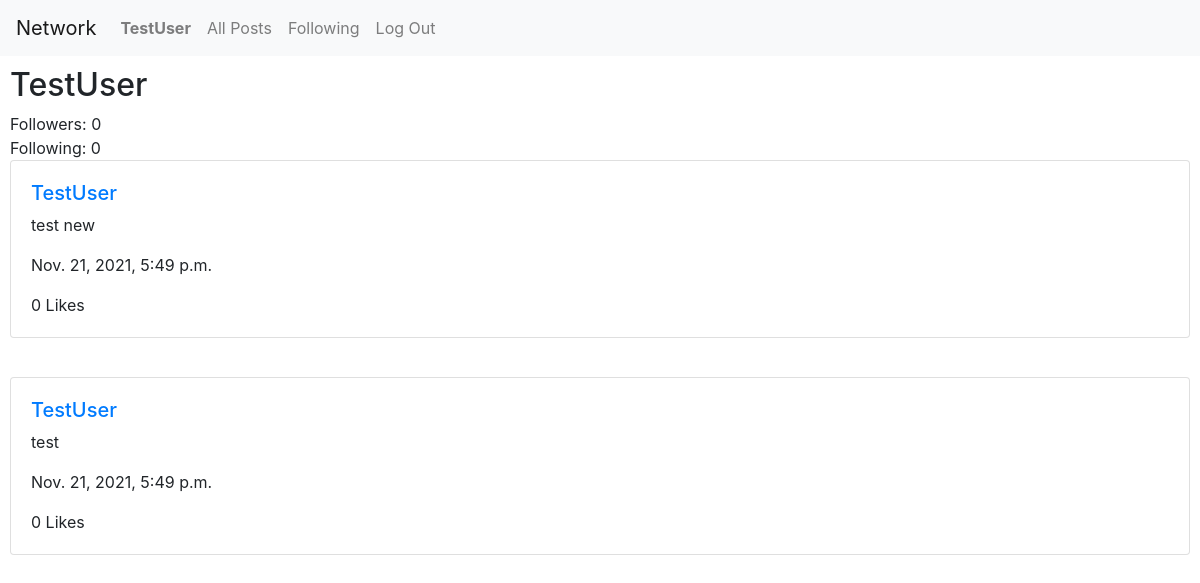
Page /profile/TestUser (signed in) on the earlier database version.
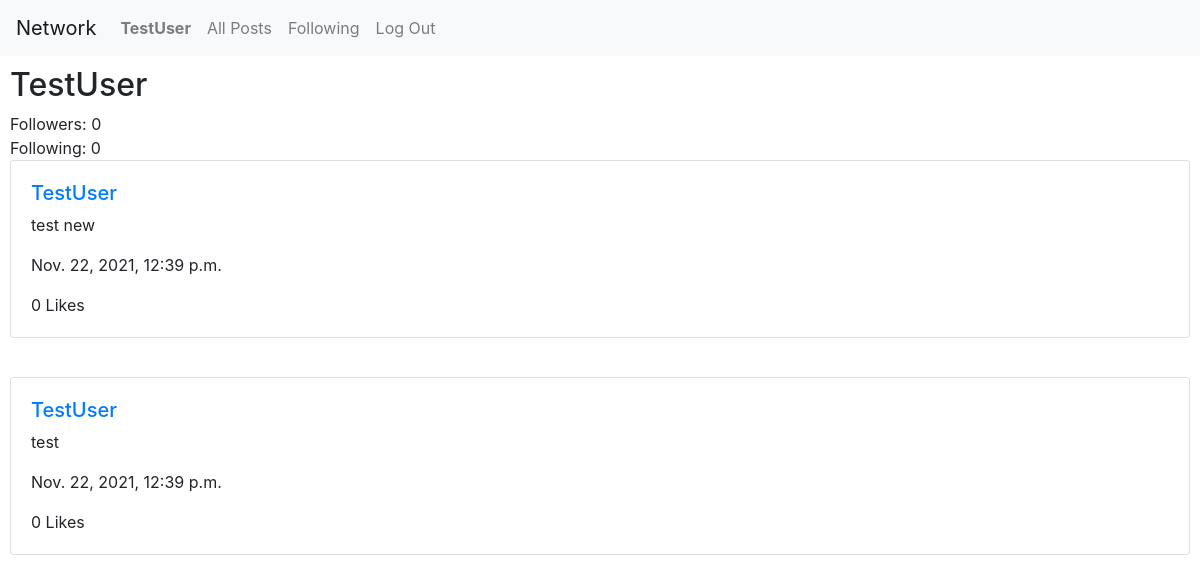
Same page on the later database version.
### network/models.py (models this page shows, shortened)
class Post(models.Model):
    user = models.ForeignKey(User, on_delete=models.CASCADE, related_name="posts")
    created = models.DateTimeField(auto_now_add=True)
    post = models.CharField(max_length=280)
    likes = models.PositiveIntegerField(default=0)

class User(AbstractUser):
    pass

### network/views.py (the view)
# urls.py: path("profile/<str:username>", views.profile, name="profile")
@login_required(login_url=reverse_lazy("login"))
def profile(request, username):
    user = User.objects.get(username = username)
    if request.method == "POST":
        pass
    else:
        request_user = request.user == user
        user_posts = Post.objects.all().filter(user = user).order_by("-created").all()
        return render(request, "network/profile.html", {
            "username": user.username,
            "request_user": request_user,
            "user_posts": user_posts
        })

### network/templates/network/profile.html (shortened to what this page needs)
{% extends "network/layout.html" %}
{% load static %}
{% block body %}
    <h2>{{ username }}</h2>
    {% if user.profile.followers == "" %}
        <div><span>Followers: 0</span>
    {% else %}
        <div><span>Followers: {{ user.profile.followers }}</span>
    {% endif %}
    {% if user.profile.following == "" %}
        <div><span>Following: 0</span>
    {% else %}
        <div><span>Following: {{ user.profile.following }}</span>
    {% endif %}
    {% for post in user_posts %}
        <div class="card post">
            <div class="card-body">
                <div class="row">
                    <div class="col-12">
                        <h5><a href="/profile/{{post.user}}">{{post.user}}</a></h5>
                        <p>{{post.post}}</p>
                        <p>{{post.created}}</p>
                        <span>{{post.likes}} Likes</span>
                    </div>
                </div>
            </div>
        </div>
        <br>
    {% endfor %}
{% endblock %}

Differences in the rows shown:
changed Post "test new": created "Nov. 21, 2021, 5:49 p.m." → "Nov. 22, 2021, 12:39 p.m."
changed Post "test": created "Nov. 21, 2021, 5:49 p.m." → "Nov. 22, 2021, 12:39 p.m."
